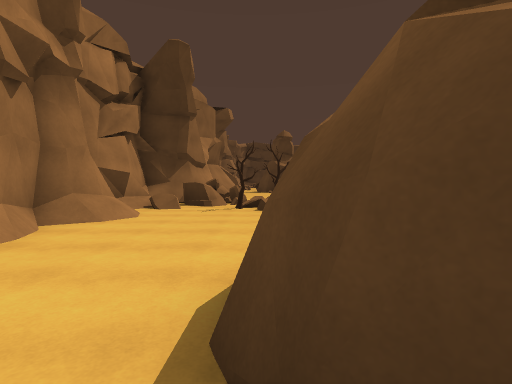
View 1 (above)

24 first-person views from a walk through a Unity game level. The camera is 1.4 m above the floor, tilts 2° down and sees 80° across. The floor is counted in squares, 2 m on a side. Each view is taken from the middle of a square. On the plan, view 1 faces up. The plan holds only what a view shows up to about 10 squares ahead; the rest is blank. The place goes on beyond the plan. Some animated figures are not drawn.

View 2
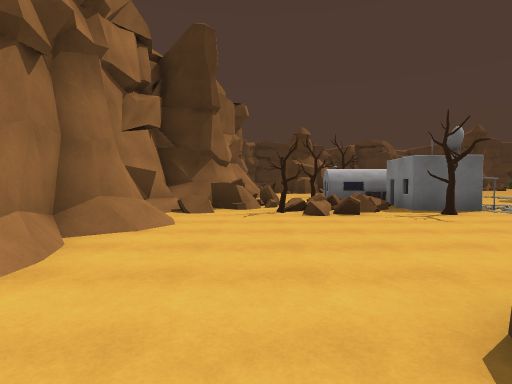

View 3
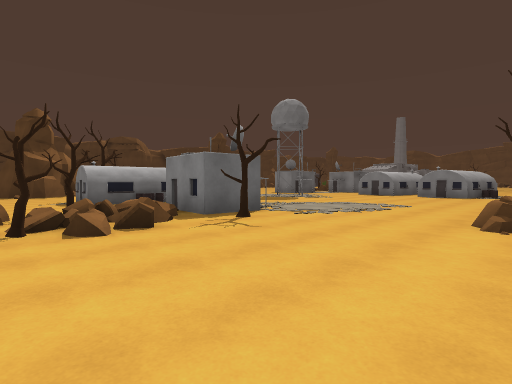

View 4
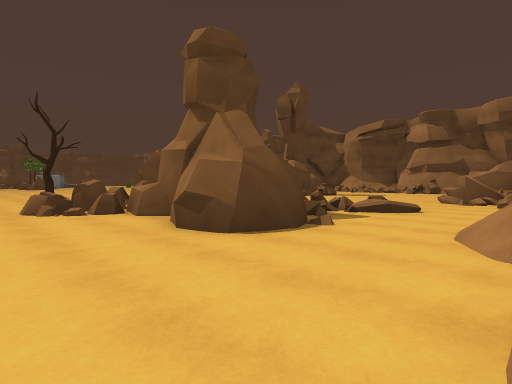

View 5
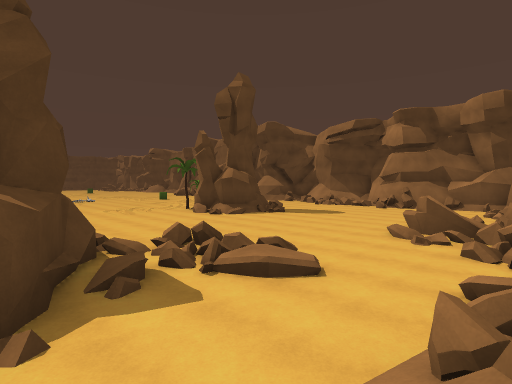

View 6
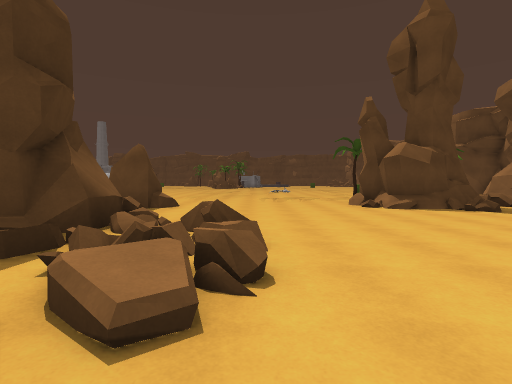

View 7
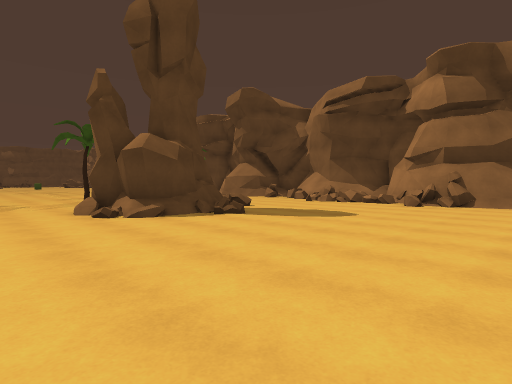

View 8
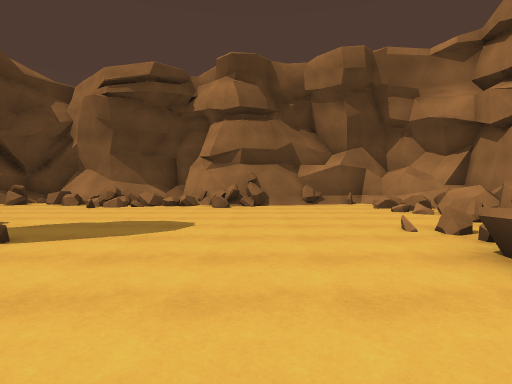

View 9
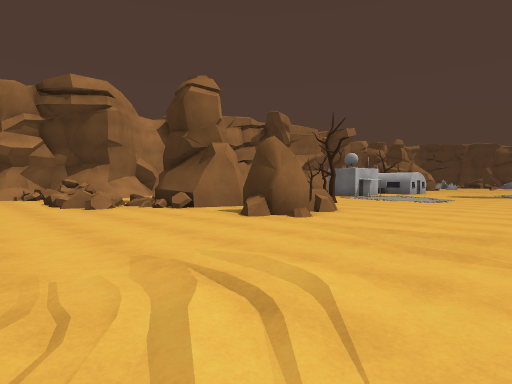

View 10
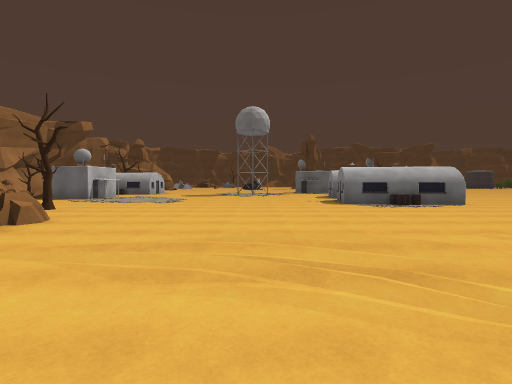

View 11
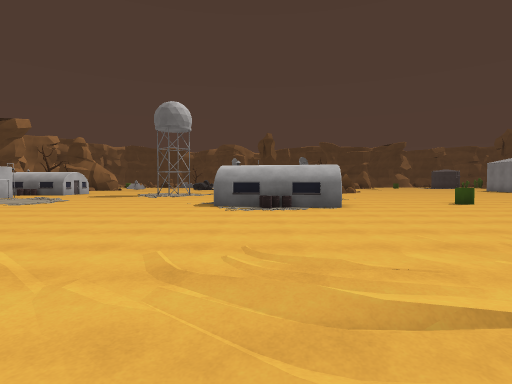

View 12
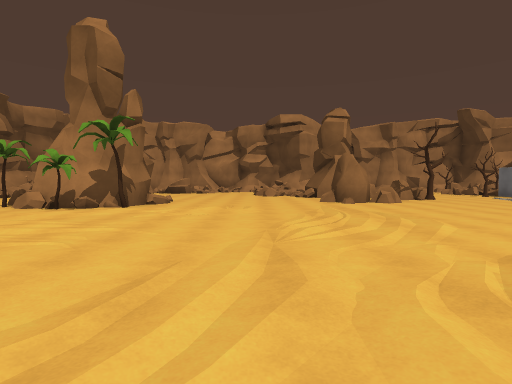

View 13
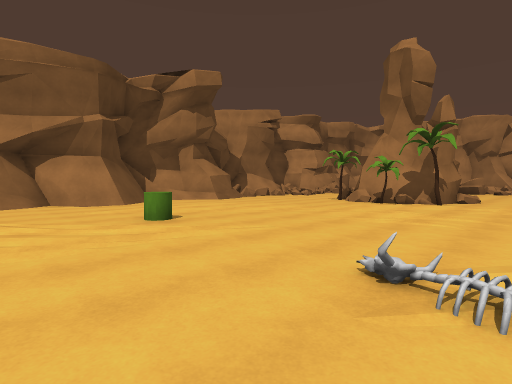

View 14
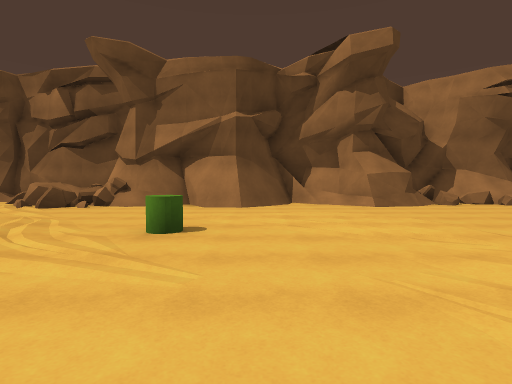

View 15
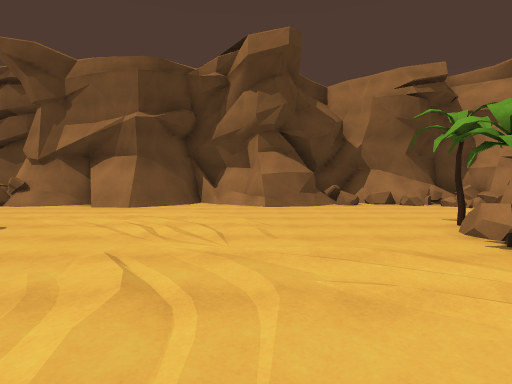

View 16
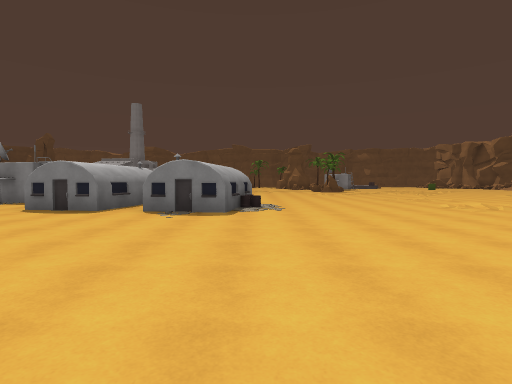

View 17
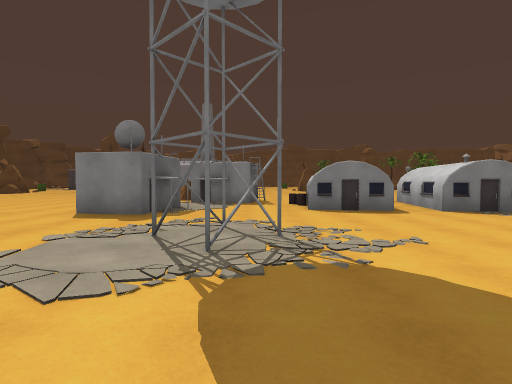

View 18
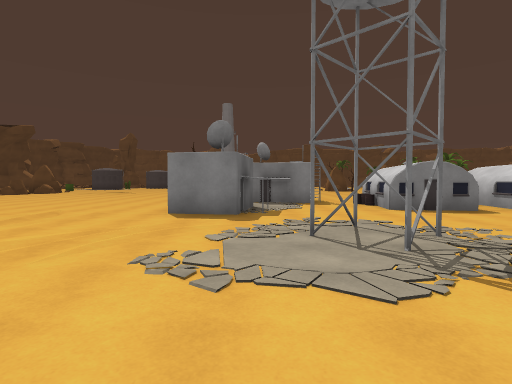

View 19
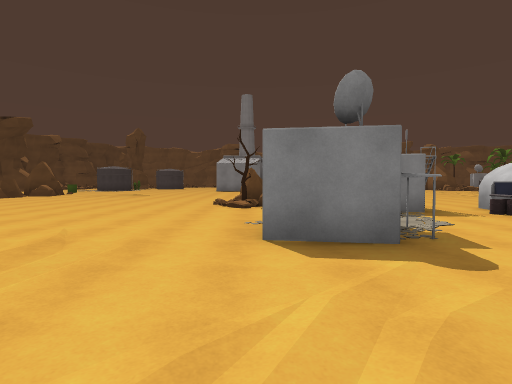

View 20
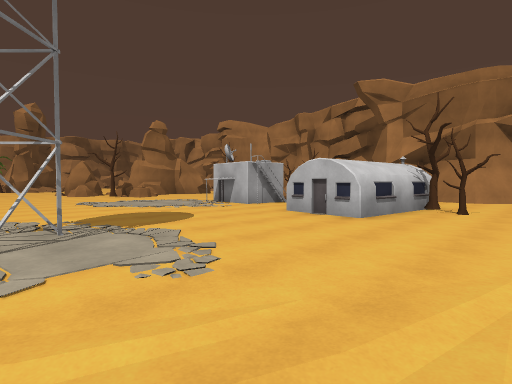

View 21
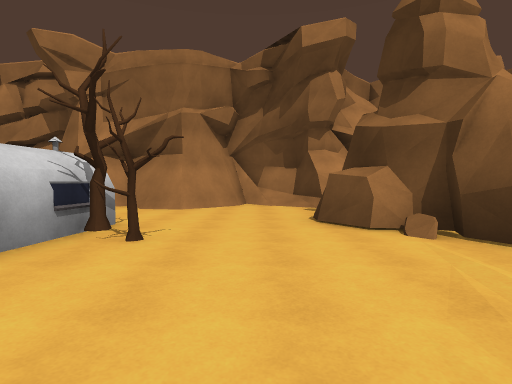

View 22
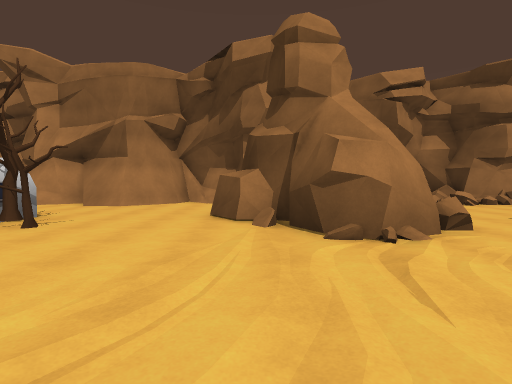

View 23
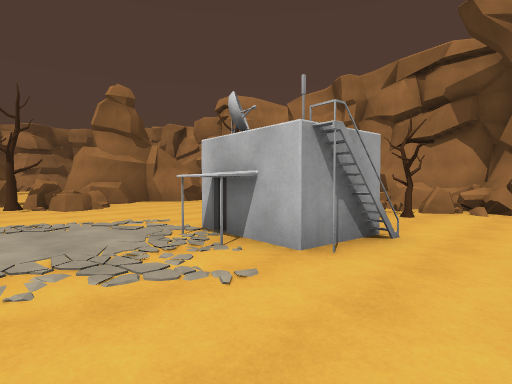

View 24
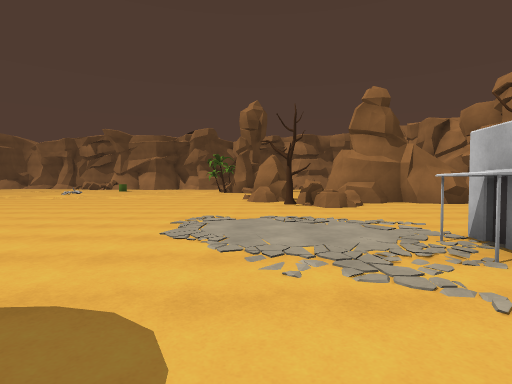

### Floor plan
Key: @ floor where view 1 was taken; # wall or solid block; x gap in a wall; . main floor; : floor 0.25 m higher than the main floor; / step, stairs or slope; = window, fence, low wall or low ledge; ^ raised ledge; T tree; B building; R rock; C green cylinder; O other object.
Columns run from 4 left of view 1 to 20 right of it. Each row starts with its distance up from view 1.
 21         #..        ......
 20       ###...      .......
 19  ###  ##.....    ........
 18  #/.........   ..........
 17  #/....................:
 16  ##/..............B.../T
 15   ##...TT.........BB   OO
 14   ##..BBBB........B#.B O
 13   #...BBBB....##.....BB
 12   #/...B......##.....#B
 11 ^^#=................B...
 10 #/##.T.#B..........BBBB.
  9 ^/^=#=xBBB.........BBB
  8 ##=.T=.T#B...........
  7 #.................BBBB...
  6 ##................BBBB...
  5 #..................BB....
  4 ##.......R...............
  3  #......RRT..............
  2  /..####^R..............
  1  //.#####.RR............
  0  #/.@.###.#R...........
 -1  =....##.........../..
 -2  =..=.=..............
 -3  =..=.=...............
 -4   ......................
 -5   =..................=..
 -6   =........#............
 -7   =#=.....###T..........
 -8   #==....=###T..........
 -9   ==......=###......C...
-10   ^........==T..........
-11  #=......................
-12  #=/.....................
-13  =#/...=................#
-14  #=///###===.=/##..###/##
-15  ########=## ############

Positions as (right, up) in squares from view 1, and headings:
1: (0, 0), facing up
2: (-1, 1), facing up
3: (-1, 3), facing up-right
4: (-3, 5), facing down-right
5: (-3, 1), facing down-right
6: (-2, -3), facing right
7: (0, -4), facing down-right
8: (2, -5), facing down
9: (11, -5), facing up-left
10: (11, -4), facing up
11: (15, -3), facing up
12: (17, -3), facing left
13: (19, -4), facing down-left
14: (15, -5), facing down
15: (12, -5), facing down
16: (7, 5), facing right
17: (7, 12), facing right
18: (7, 14), facing right
19: (10, 16), facing right
20: (11, 17), facing down-left
21: (7, 17), facing left
22: (8, 19), facing left
23: (7, 12), facing down-left
24: (7, 12), facing down
